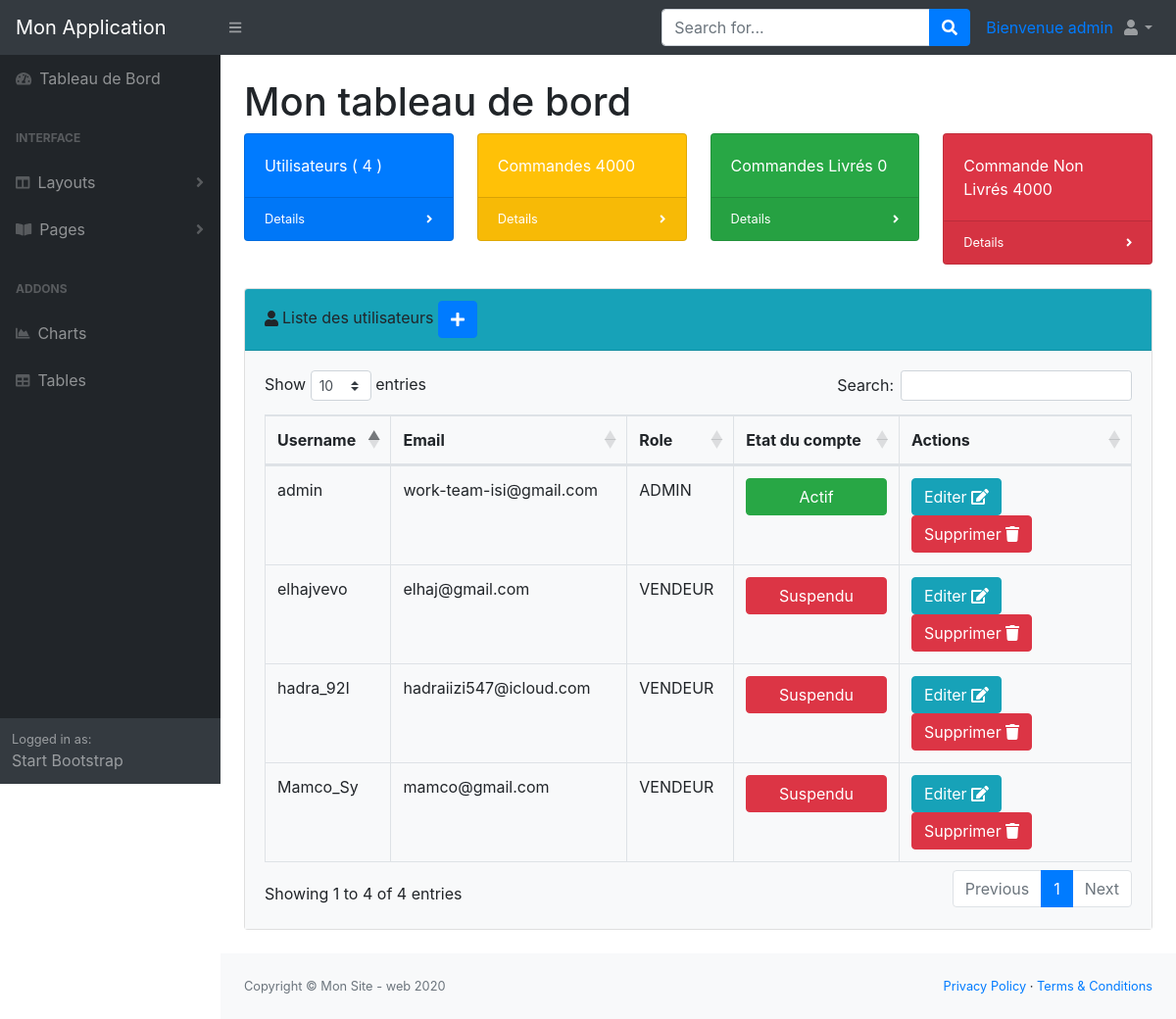
Screenshot of /admin/users.php (signed in) with the database file from the repository.
### tables this page shows
CREATE TABLE `users` (
  `id` int(11) NOT NULL,
  `username` varchar(255) NOT NULL,
  `pwd` varchar(255) NOT NULL,
  `role` varchar(30) NOT NULL DEFAULT 'vendeur',
  `email` varchar(255) NOT NULL,
  `etat` int(11) NOT NULL DEFAULT 0
);

### admin/users.php (the view, shortened to what this page needs)
<?php
require_once '../database/db.php';
$requette = "SELECT id,username,email,role,etat FROM users ";
$users = $db->query($requette);
$requette_count = "SELECT COUNT(*) countU FROM users ";
$resultat_count = $db->query($requette_count );
$tabCount = $resultat_count->fetch();
$nbu = $tabCount['countU'];
?>
<?php require 'includes/header.php'?>
<body class="sb-nav-fixed">
	<nav class="sb-topnav navbar navbar-expand navbar-dark bg-dark">
		<a class="navbar-brand" href="index.php">Mon Application</a><button class="btn btn-link btn-sm order-1 order-lg-0" id="sidebarToggle" href="#"><i class="fas fa-bars"></i></button>
		<form class="d-none d-md-inline-block form-inline ml-auto mr-0 mr-md-3 my-2 my-md-0">
			<div class="input-group">
				<input class="form-control" type="text" placeholder="Search for..." aria-label="Search" aria-describedby="basic-addon2" />
				<div class="input-group-append">
					<button class="btn btn-primary" type="button"><i class="fas fa-search"></i></button>
				</div>
			</div>
		</form>
		<a href="#">
		     Bienvenue <?php echo((isset($_SESSION['PROFILE'])) ? ($_SESSION['PROFILE']['username']) : "" )?>
		</a>
		<ul class="navbar-nav ml-auto ml-md-0">
			<li class="nav-item dropdown">
				<a class="nav-link dropdown-toggle" id="userDropdown" href="#" role="button" data-toggle="dropdown" aria-haspopup="true" aria-expanded="false"><i class="fas fa-user fa-fw"></i></a>
			</li>
		</ul>
	</nav>
	<div id="layoutSidenav">
		<div id="layoutSidenav_nav">
			<nav class="sb-sidenav accordion sb-sidenav-dark" id="sidenavAccordion">
				<div class="sb-sidenav-menu">
					<div class="nav">
						<a class="nav-link" href="index.php">
							<div class="sb-nav-link-icon"><i class="fas fa-tachometer-alt"></i></div>
							Tableau de Bord
						</a>
						<div class="sb-sidenav-menu-heading">Interface</div>
						<a class="nav-link collapsed" href="#" data-toggle="collapse" data-target="#collapseLayouts" aria-expanded="false" aria-controls="collapseLayouts">
							<div class="sb-nav-link-icon"><i class="fas fa-columns"></i></div>
							Layouts
							<div class="sb-sidenav-collapse-arrow"><i class="fas fa-angle-down"></i></div>
						</a>
						<a class="nav-link collapsed" href="#" data-toggle="collapse" data-target="#collapsePages" aria-expanded="false" aria-controls="collapsePages">
							<div class="sb-nav-link-icon"><i class="fas fa-book-open"></i></div>
							Pages
							<div class="sb-sidenav-collapse-arrow"><i class="fas fa-angle-down"></i></div>
						</a>
						<div class="sb-sidenav-menu-heading">Addons</div>
						<a class="nav-link" href="charts.php">
							<div class="sb-nav-link-icon"><i class="fas fa-chart-area"></i></div>
							Charts
						</a>
						<a class="nav-link" href="tables.php">
							<div class="sb-nav-link-icon"><i class="fas fa-table"></i></div>
							Tables
						</a>
					</div>
				</div>
				<div class="sb-sidenav-footer">
					<div class="small">Logged in as:</div>
					Start Bootstrap
				</div>
			</nav>
		</div>
		<div id="layoutSidenav_content">
			<main>
				<div class="container-fluid">
					<h1 class="mt-4">Mon tableau de bord</h1>
					<div class="row">
						<div class="col-xl-3 col-md-6">
							<div class="card bg-primary text-white mb-4">
								<div class="card-body">Utilisateurs ( <?= $nbu ?> )</div>
								<div class="card-footer d-flex align-items-center justify-content-between">
									<a class="small text-white stretched-link" href="users.php"> Details</a>
									<div class="small text-white"><i class="fas fa-angle-right"></i></div>
								</div>
							</div>
						</div>
						<div class="col-xl-3 col-md-6">
							<div class="card bg-warning text-white mb-4">
								<div class="card-body">Commandes 4000</div>
								<div class="card-footer d-flex align-items-center justify-content-between">
									<a class="small text-white stretched-link" href="#"> Details</a>
									<div class="small text-white"><i class="fas fa-angle-right"></i></div>
								</div>
							</div>
						</div>
						<div class="col-xl-3 col-md-6">
							<div class="card bg-success text-white mb-4">
								<div class="card-body">Commandes Livrés 0</div>
								<div class="card-footer d-flex align-items-center justify-content-between">
									<a class="small text-white stretched-link" href="#"> Details</a>
									<div class="small text-white"><i class="fas fa-angle-right"></i></div>
								</div>
							</div>
						</div>
						<div class="col-xl-3 col-md-6">
							<div class="card bg-danger text-white mb-4">
								<div class="card-body">Commande Non Livrés 4000</div>
								<div class="card-footer d-flex align-items-center justify-content-between">
									<a class="small text-white stretched-link" href="#"> Details</a>
									<div class="small text-white"><i class="fas fa-angle-right"></i></div>
								</div>
							</div>
						</div>
                    </div>
                    <div class="card mb-4">
						<div class="card-header bg-info"><i class="fas fa-user mr-1"></i>Liste des utilisateurs
							<a href="add_u.php" class="btn btn-primary"><i class="fas fa-plus"></i></a>
						</div>
						<div class="card-body bg-light">
							<div class="table-responsive">
								<table class="table table-bordered" id="dataTable" width="100%" cellspacing="0">
									<thead>
										<tr>
											<th>Username</th>
											<th>Email</th>
											<th>Role</th>
                                            <th>Etat du compte </th>
											<th>Actions</th>
                                        </tr>
									</thead>
									<tbody>
                                    <?php while($user = $users->fetch()) :?>
										<tr>
											<td><?= $user['username']?></td>
											<td><?= $user['email']?></td>
                                            <td><?= $user['role']?></td>
                                            <td>
												<a href="activer_compte.php?id=<?= $user['id']?>&etat=<?= $user['etat']?>">
													<?php
														if($user['etat'] == 1)
															echo '<button class="btn btn-success btn-block">Actif</button>';
														else
															echo '<button class="btn btn-danger btn-block">Suspendu</button>';
													?>
												</a>
											</td>
                                            <td>
                                                <a href="edit_u.php?id=<?= $user['id'] ?>" class="btn btn-info mr-2">Editer <i class="fas fa-edit"></i></a>
                                                <a href="delete_u.php?id=<?= $user['id'] ?>" class="btn btn-danger mr-2">Supprimer <i class="fas fa-trash"></i></a>
											</td>
                                        </tr>
                                    <?php endwhile ;?>
									</tbody>
								</table>
							</div>
						</div>
					</div>
				</div>
			</main>
			<footer class="py-4 bg-light mt-auto">
				<div class="container-fluid">
					<div class="d-flex align-items-center justify-content-between small">
						<div class="text-muted">Copyright &copy; Mon Site - web 2020</div>
						<div>
							<a href="#">Privacy Policy</a>
							&middot;
							<a href="#">Terms &amp; Conditions</a>
						</div>
					</div>
				</div>
			</footer>
		</div>
	</div>
<?php require 'includes/footer.php'?>

### rows the page displays
users: username "admin", email "work-team-isi@gmail.com", role "ADMIN", etat "Actif"
users: username "hadra_92I", email "hadraiizi547@icloud.com", role "VENDEUR", etat "Suspendu"
users: username "elhajvevo", email "elhaj@gmail.com", role "VENDEUR", etat "Suspendu"
users: username "Mamco_Sy", email "mamco@gmail.com", role "VENDEUR", etat "Suspendu"

### other values shown
$_SESSION['PROFILE']['username'] "admin"
$nbu "4"
